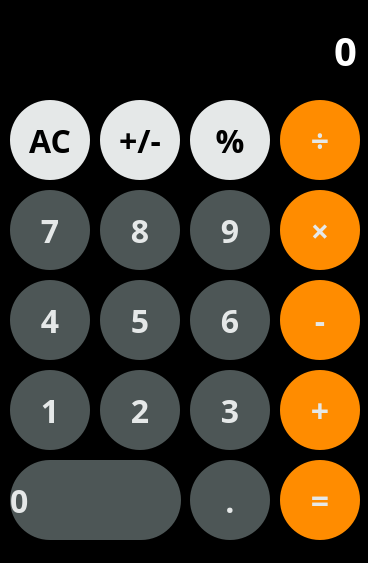
<?xml version="1.0" encoding="UTF-8"?>
<ui version="4.0">
 <class>Calculator</class>
 <widget class="QMainWindow" name="Calculator">
  <property name="geometry">
   <rect>
    <x>0</x>
    <y>0</y>
    <width>368</width>
    <height>563</height>
   </rect>
  </property>
  <property name="cursor">
   <cursorShape>ArrowCursor</cursorShape>
  </property>
  <property name="windowTitle">
   <string>Calculator</string>
  </property>
  <property name="autoFillBackground">
   <bool>false</bool>
  </property>
  <property name="styleSheet">
   <string notr="true">QWidget { background-color: black; }</string>
  </property>
  <widget class="QWidget" name="centralwidget">
   <widget class="QLineEdit" name="Display">
    <property name="geometry">
     <rect>
      <x>10</x>
      <y>10</y>
      <width>351</width>
      <height>81</height>
     </rect>
    </property>
    <property name="font">
     <font>
      <family>Segoe Print</family>
      <pointsize>30</pointsize>
      <bold>true</bold>
     </font>
    </property>
    <property name="cursor">
     <cursorShape>IBeamCursor</cursorShape>
    </property>
    <property name="styleSheet">
     <string notr="true">QLineEdit{
background-color: black;
border-radius: 10px;
color: #ffffff;
}</string>
    </property>
    <property name="text">
     <string>0</string>
    </property>
    <property name="alignment">
     <set>Qt::AlignRight|Qt::AlignTrailing|Qt::AlignVCenter</set>
    </property>
   </widget>
   <widget class="QPushButton" name="btt7">
    <property name="geometry">
     <rect>
      <x>10</x>
      <y>190</y>
      <width>80</width>
      <height>80</height>
     </rect>
    </property>
    <property name="sizePolicy">
     <sizepolicy hsizetype="Preferred" vsizetype="Preferred">
      <horstretch>0</horstretch>
      <verstretch>0</verstretch>
     </sizepolicy>
    </property>
    <property name="font">
     <font>
      <family>Segoe Print</family>
      <pointsize>24</pointsize>
      <bold>true</bold>
     </font>
    </property>
    <property name="cursor">
     <cursorShape>ArrowCursor</cursorShape>
    </property>
    <property name="styleSheet">
     <string notr="true">QPushButton{
background-color: #4D5656;
color: #E5E8E8;
border-radius: 40px;
}

QPushButton:pressed{
color: #E5E8E8;
border-radius: 40px;
 background-color: #7F8C8D;
}</string>
    </property>
    <property name="text">
     <string>7</string>
    </property>
   </widget>
   <widget class="QPushButton" name="btt8">
    <property name="geometry">
     <rect>
      <x>100</x>
      <y>190</y>
      <width>80</width>
      <height>80</height>
     </rect>
    </property>
    <property name="sizePolicy">
     <sizepolicy hsizetype="Preferred" vsizetype="Preferred">
      <horstretch>0</horstretch>
      <verstretch>0</verstretch>
     </sizepolicy>
    </property>
    <property name="font">
     <font>
      <family>Segoe Print</family>
      <pointsize>24</pointsize>
      <bold>true</bold>
     </font>
    </property>
    <property name="cursor">
     <cursorShape>ArrowCursor</cursorShape>
    </property>
    <property name="styleSheet">
     <string notr="true">QPushButton{
background-color: #4D5656;
color: #E5E8E8;
border-radius: 40px;
}

QPushButton:pressed{
color: #E5E8E8;
border-radius: 40px;
 background-color: #7F8C8D;
}</string>
    </property>
    <property name="text">
     <string>8</string>
    </property>
   </widget>
   <widget class="QPushButton" name="btt9">
    <property name="geometry">
     <rect>
      <x>190</x>
      <y>190</y>
      <width>80</width>
      <height>80</height>
     </rect>
    </property>
    <property name="sizePolicy">
     <sizepolicy hsizetype="Preferred" vsizetype="Preferred">
      <horstretch>0</horstretch>
      <verstretch>0</verstretch>
     </sizepolicy>
    </property>
    <property name="font">
     <font>
      <family>Segoe Print</family>
      <pointsize>24</pointsize>
      <bold>true</bold>
     </font>
    </property>
    <property name="cursor">
     <cursorShape>ArrowCursor</cursorShape>
    </property>
    <property name="styleSheet">
     <string notr="true">QPushButton{
background-color: #4D5656;
color: #E5E8E8;
border-radius: 40px;
}

QPushButton:pressed{
color: #E5E8E8;
border-radius: 40px;
 background-color: #7F8C8D;
}</string>
    </property>
    <property name="text">
     <string>9</string>
    </property>
   </widget>
   <widget class="QPushButton" name="Divide">
    <property name="geometry">
     <rect>
      <x>280</x>
      <y>100</y>
      <width>80</width>
      <height>80</height>
     </rect>
    </property>
    <property name="sizePolicy">
     <sizepolicy hsizetype="Preferred" vsizetype="Preferred">
      <horstretch>0</horstretch>
      <verstretch>0</verstretch>
     </sizepolicy>
    </property>
    <property name="font">
     <font>
      <family>Segoe Print</family>
      <pointsize>24</pointsize>
      <bold>true</bold>
     </font>
    </property>
    <property name="cursor">
     <cursorShape>ArrowCursor</cursorShape>
    </property>
    <property name="styleSheet">
     <string notr="true">QPushButton{
background-color: #FF8C00;
color: #E5E8E8;
border-radius: 40px;
}

QPushButton:pressed{
background-color: #F5B041;
color: #E5E8E8;
border-radius: 40px;
}</string>
    </property>
    <property name="text">
     <string>÷</string>
    </property>
   </widget>
   <widget class="QPushButton" name="btt4">
    <property name="geometry">
     <rect>
      <x>10</x>
      <y>280</y>
      <width>80</width>
      <height>80</height>
     </rect>
    </property>
    <property name="sizePolicy">
     <sizepolicy hsizetype="Preferred" vsizetype="Preferred">
      <horstretch>0</horstretch>
      <verstretch>0</verstretch>
     </sizepolicy>
    </property>
    <property name="font">
     <font>
      <family>Segoe Print</family>
      <pointsize>24</pointsize>
      <bold>true</bold>
     </font>
    </property>
    <property name="cursor">
     <cursorShape>ArrowCursor</cursorShape>
    </property>
    <property name="styleSheet">
     <string notr="true">QPushButton{
background-color: #4D5656;
color: #E5E8E8;
border-radius: 40px;
}

QPushButton:pressed{
color: #E5E8E8;
border-radius: 40px;
 background-color: #7F8C8D;
}</string>
    </property>
    <property name="text">
     <string>4</string>
    </property>
   </widget>
   <widget class="QPushButton" name="btt5">
    <property name="geometry">
     <rect>
      <x>100</x>
      <y>280</y>
      <width>80</width>
      <height>80</height>
     </rect>
    </property>
    <property name="sizePolicy">
     <sizepolicy hsizetype="Preferred" vsizetype="Preferred">
      <horstretch>0</horstretch>
      <verstretch>0</verstretch>
     </sizepolicy>
    </property>
    <property name="font">
     <font>
      <family>Segoe Print</family>
      <pointsize>24</pointsize>
      <bold>true</bold>
     </font>
    </property>
    <property name="cursor">
     <cursorShape>ArrowCursor</cursorShape>
    </property>
    <property name="styleSheet">
     <string notr="true">QPushButton{
background-color: #4D5656;
color: #E5E8E8;
border-radius: 40px;
}

QPushButton:pressed{
color: #E5E8E8;
border-radius: 40px;
 background-color: #7F8C8D;
}</string>
    </property>
    <property name="text">
     <string>5</string>
    </property>
   </widget>
   <widget class="QPushButton" name="btt1">
    <property name="geometry">
     <rect>
      <x>10</x>
      <y>370</y>
      <width>80</width>
      <height>80</height>
     </rect>
    </property>
    <property name="sizePolicy">
     <sizepolicy hsizetype="Preferred" vsizetype="Preferred">
      <horstretch>0</horstretch>
      <verstretch>0</verstretch>
     </sizepolicy>
    </property>
    <property name="font">
     <font>
      <family>Segoe Print</family>
      <pointsize>24</pointsize>
      <bold>true</bold>
     </font>
    </property>
    <property name="cursor">
     <cursorShape>ArrowCursor</cursorShape>
    </property>
    <property name="styleSheet">
     <string notr="true">QPushButton{
background-color: #4D5656;
color: #E5E8E8;
border-radius: 40px;
}

QPushButton:pressed{
color: #E5E8E8;
border-radius: 40px;
 background-color: #7F8C8D;
}</string>
    </property>
    <property name="text">
     <string>1</string>
    </property>
   </widget>
   <widget class="QPushButton" name="Clear">
    <property name="geometry">
     <rect>
      <x>10</x>
      <y>100</y>
      <width>80</width>
      <height>80</height>
     </rect>
    </property>
    <property name="sizePolicy">
     <sizepolicy hsizetype="Preferred" vsizetype="Preferred">
      <horstretch>0</horstretch>
      <verstretch>0</verstretch>
     </sizepolicy>
    </property>
    <property name="font">
     <font>
      <family>Segoe Print</family>
      <pointsize>24</pointsize>
      <bold>true</bold>
     </font>
    </property>
    <property name="cursor">
     <cursorShape>ArrowCursor</cursorShape>
    </property>
    <property name="styleSheet">
     <string notr="true">QPushButton{
background-color: #E5E8E8;

border-radius: 40px;
}

QPushButton:pressed{
background-color: #A9A9A9;

border-radius: 40px;
}</string>
    </property>
    <property name="text">
     <string>AC</string>
    </property>
   </widget>
   <widget class="QPushButton" name="btt2">
    <property name="geometry">
     <rect>
      <x>100</x>
      <y>370</y>
      <width>80</width>
      <height>80</height>
     </rect>
    </property>
    <property name="sizePolicy">
     <sizepolicy hsizetype="Preferred" vsizetype="Preferred">
      <horstretch>0</horstretch>
      <verstretch>0</verstretch>
     </sizepolicy>
    </property>
    <property name="font">
     <font>
      <family>Segoe Print</family>
      <pointsize>24</pointsize>
      <bold>true</bold>
     </font>
    </property>
    <property name="cursor">
     <cursorShape>ArrowCursor</cursorShape>
    </property>
    <property name="styleSheet">
     <string notr="true">QPushButton{
background-color: #4D5656;
color: #E5E8E8;
border-radius: 40px;
}

QPushButton:pressed{
color: #E5E8E8;
border-radius: 40px;
 background-color: #7F8C8D;
}</string>
    </property>
    <property name="text">
     <string>2</string>
    </property>
   </widget>
   <widget class="QPushButton" name="btt0">
    <property name="geometry">
     <rect>
      <x>10</x>
      <y>460</y>
      <width>171</width>
      <height>80</height>
     </rect>
    </property>
    <property name="sizePolicy">
     <sizepolicy hsizetype="Preferred" vsizetype="Preferred">
      <horstretch>0</horstretch>
      <verstretch>0</verstretch>
     </sizepolicy>
    </property>
    <property name="font">
     <font>
      <family>Segoe Print</family>
      <pointsize>24</pointsize>
      <bold>true</bold>
     </font>
    </property>
    <property name="cursor">
     <cursorShape>ArrowCursor</cursorShape>
    </property>
    <property name="layoutDirection">
     <enum>Qt::LeftToRight</enum>
    </property>
    <property name="autoFillBackground">
     <bool>false</bool>
    </property>
    <property name="styleSheet">
     <string notr="true">QPushButton{
background-color: #4D5656;
color: #E5E8E8;
border-radius: 40px;
text-align: left;
}

QPushButton:pressed{
text-indent: 2em;
color: #E5E8E8;
border-radius: 40px;
 background-color: #7F8C8D;
text-align: left;
}</string>
    </property>
    <property name="text">
     <string>0</string>
    </property>
   </widget>
   <widget class="QPushButton" name="btt3">
    <property name="geometry">
     <rect>
      <x>190</x>
      <y>370</y>
      <width>80</width>
      <height>80</height>
     </rect>
    </property>
    <property name="sizePolicy">
     <sizepolicy hsizetype="Preferred" vsizetype="Preferred">
      <horstretch>0</horstretch>
      <verstretch>0</verstretch>
     </sizepolicy>
    </property>
    <property name="font">
     <font>
      <family>Segoe Print</family>
      <pointsize>24</pointsize>
      <bold>true</bold>
     </font>
    </property>
    <property name="cursor">
     <cursorShape>ArrowCursor</cursorShape>
    </property>
    <property name="styleSheet">
     <string notr="true">QPushButton{
background-color: #4D5656;
color: #E5E8E8;
border-radius: 40px;
}

QPushButton:pressed{
color: #E5E8E8;
border-radius: 40px;
 background-color: #7F8C8D;
}</string>
    </property>
    <property name="text">
     <string>3</string>
    </property>
   </widget>
   <widget class="QPushButton" name="btt6">
    <property name="geometry">
     <rect>
      <x>190</x>
      <y>280</y>
      <width>80</width>
      <height>80</height>
     </rect>
    </property>
    <property name="sizePolicy">
     <sizepolicy hsizetype="Preferred" vsizetype="Preferred">
      <horstretch>0</horstretch>
      <verstretch>0</verstretch>
     </sizepolicy>
    </property>
    <property name="font">
     <font>
      <family>Segoe Print</family>
      <pointsize>24</pointsize>
      <bold>true</bold>
     </font>
    </property>
    <property name="cursor">
     <cursorShape>ArrowCursor</cursorShape>
    </property>
    <property name="styleSheet">
     <string notr="true">QPushButton{
background-color: #4D5656;
color: #E5E8E8;
border-radius: 40px;
}

QPushButton:pressed{
color: #E5E8E8;
border-radius: 40px;
 background-color: #7F8C8D;
}</string>
    </property>
    <property name="text">
     <string>6</string>
    </property>
   </widget>
   <widget class="QPushButton" name="dot">
    <property name="geometry">
     <rect>
      <x>190</x>
      <y>460</y>
      <width>80</width>
      <height>80</height>
     </rect>
    </property>
    <property name="sizePolicy">
     <sizepolicy hsizetype="Preferred" vsizetype="Preferred">
      <horstretch>0</horstretch>
      <verstretch>0</verstretch>
     </sizepolicy>
    </property>
    <property name="font">
     <font>
      <family>Segoe Print</family>
      <pointsize>24</pointsize>
      <bold>true</bold>
     </font>
    </property>
    <property name="cursor">
     <cursorShape>ArrowCursor</cursorShape>
    </property>
    <property name="styleSheet">
     <string notr="true">QPushButton{
background-color: #4D5656;
color: #E5E8E8;
border-radius: 40px;
}

QPushButton:pressed{
color: #E5E8E8;
border-radius: 40px;
 background-color: #7F8C8D;
}</string>
    </property>
    <property name="text">
     <string>.</string>
    </property>
   </widget>
   <widget class="QPushButton" name="Subtrat">
    <property name="geometry">
     <rect>
      <x>280</x>
      <y>280</y>
      <width>80</width>
      <height>80</height>
     </rect>
    </property>
    <property name="sizePolicy">
     <sizepolicy hsizetype="Preferred" vsizetype="Preferred">
      <horstretch>0</horstretch>
      <verstretch>0</verstretch>
     </sizepolicy>
    </property>
    <property name="font">
     <font>
      <family>Segoe Print</family>
      <pointsize>24</pointsize>
      <bold>true</bold>
     </font>
    </property>
    <property name="cursor">
     <cursorShape>ArrowCursor</cursorShape>
    </property>
    <property name="styleSheet">
     <string notr="true">QPushButton{
background-color: #FF8C00;
color: #E5E8E8;
border-radius: 40px;
}

QPushButton:pressed{
background-color: #F5B041;
color: #E5E8E8;
border-radius: 40px;
}</string>
    </property>
    <property name="text">
     <string>-</string>
    </property>
   </widget>
   <widget class="QPushButton" name="Add">
    <property name="geometry">
     <rect>
      <x>280</x>
      <y>370</y>
      <width>80</width>
      <height>80</height>
     </rect>
    </property>
    <property name="sizePolicy">
     <sizepolicy hsizetype="Preferred" vsizetype="Preferred">
      <horstretch>0</horstretch>
      <verstretch>0</verstretch>
     </sizepolicy>
    </property>
    <property name="font">
     <font>
      <family>Segoe Print</family>
      <pointsize>24</pointsize>
      <bold>true</bold>
     </font>
    </property>
    <property name="cursor">
     <cursorShape>ArrowCursor</cursorShape>
    </property>
    <property name="styleSheet">
     <string notr="true">QPushButton{
background-color: #FF8C00;
color: #E5E8E8;
border-radius: 40px;
}

QPushButton:pressed{
background-color: #F5B041;
color: #E5E8E8;
border-radius: 40px;
}</string>
    </property>
    <property name="text">
     <string>+</string>
    </property>
   </widget>
   <widget class="QPushButton" name="Multiply">
    <property name="geometry">
     <rect>
      <x>280</x>
      <y>190</y>
      <width>80</width>
      <height>80</height>
     </rect>
    </property>
    <property name="sizePolicy">
     <sizepolicy hsizetype="Preferred" vsizetype="Preferred">
      <horstretch>0</horstretch>
      <verstretch>0</verstretch>
     </sizepolicy>
    </property>
    <property name="font">
     <font>
      <family>Segoe Print</family>
      <pointsize>24</pointsize>
      <bold>true</bold>
     </font>
    </property>
    <property name="cursor">
     <cursorShape>ArrowCursor</cursorShape>
    </property>
    <property name="styleSheet">
     <string notr="true">QPushButton{
background-color: #FF8C00;
color: #E5E8E8;
border-radius: 40px;
}

QPushButton:pressed{
background-color: #F5B041;
color: #E5E8E8;
border-radius: 40px;
}</string>
    </property>
    <property name="text">
     <string>×</string>
    </property>
   </widget>
   <widget class="QPushButton" name="Equals">
    <property name="geometry">
     <rect>
      <x>280</x>
      <y>460</y>
      <width>80</width>
      <height>80</height>
     </rect>
    </property>
    <property name="sizePolicy">
     <sizepolicy hsizetype="Preferred" vsizetype="Preferred">
      <horstretch>0</horstretch>
      <verstretch>0</verstretch>
     </sizepolicy>
    </property>
    <property name="font">
     <font>
      <family>Segoe Print</family>
      <pointsize>24</pointsize>
      <bold>true</bold>
     </font>
    </property>
    <property name="cursor">
     <cursorShape>ArrowCursor</cursorShape>
    </property>
    <property name="styleSheet">
     <string notr="true">QPushButton{
background-color: #FF8C00;
color: #E5E8E8;
border-radius: 40px;
}

QPushButton:pressed{
background-color: #F5B041;
color: #E5E8E8;
border-radius: 40px;
}</string>
    </property>
    <property name="text">
     <string>=</string>
    </property>
   </widget>
   <widget class="QPushButton" name="ChangeSign">
    <property name="geometry">
     <rect>
      <x>100</x>
      <y>100</y>
      <width>80</width>
      <height>80</height>
     </rect>
    </property>
    <property name="sizePolicy">
     <sizepolicy hsizetype="Preferred" vsizetype="Preferred">
      <horstretch>0</horstretch>
      <verstretch>0</verstretch>
     </sizepolicy>
    </property>
    <property name="font">
     <font>
      <family>Segoe Print</family>
      <pointsize>24</pointsize>
      <bold>true</bold>
     </font>
    </property>
    <property name="cursor">
     <cursorShape>ArrowCursor</cursorShape>
    </property>
    <property name="styleSheet">
     <string notr="true">QPushButton{
background-color: #E5E8E8;

border-radius: 40px;
}

QPushButton:pressed{
background-color: #A9A9A9;

border-radius: 40px;
}</string>
    </property>
    <property name="text">
     <string>+/-</string>
    </property>
   </widget>
   <widget class="QPushButton" name="Perc">
    <property name="geometry">
     <rect>
      <x>190</x>
      <y>100</y>
      <width>80</width>
      <height>80</height>
     </rect>
    </property>
    <property name="sizePolicy">
     <sizepolicy hsizetype="Preferred" vsizetype="Preferred">
      <horstretch>0</horstretch>
      <verstretch>0</verstretch>
     </sizepolicy>
    </property>
    <property name="font">
     <font>
      <family>Segoe Print</family>
      <pointsize>24</pointsize>
      <bold>true</bold>
     </font>
    </property>
    <property name="cursor">
     <cursorShape>ArrowCursor</cursorShape>
    </property>
    <property name="styleSheet">
     <string notr="true">QPushButton{
background-color: #E5E8E8;

border-radius: 40px;
}

QPushButton:pressed{
background-color: #A9A9A9;

border-radius: 40px;
}</string>
    </property>
    <property name="text">
     <string>%</string>
    </property>
   </widget>
  </widget>
  <widget class="QStatusBar" name="statusbar"/>
 </widget>
 <resources/>
 <connections/>
</ui>
